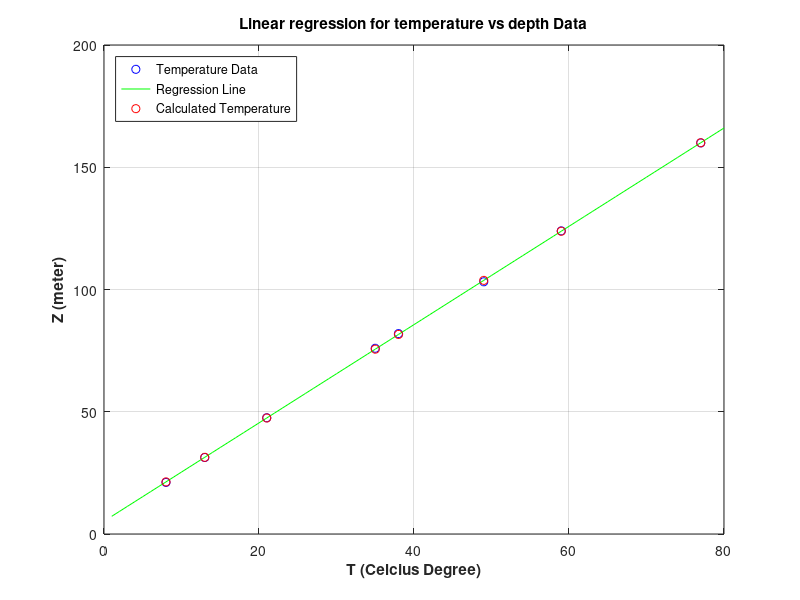

This figure's MATLAB source:
%Linear regression for temperature vs depth Data
%Mohammad Rheza Zamani
clear all;
clc;
d = importdata('data1.txt');
T = d(:,1); %Temperature Data
Z = d(:,2); % Depth Data
k = zeros(length(Z), 1);
for i = 1 : length(Z) 
    k(:, 1 ) = zeros(length(Z), 1) + 1;
end

%Kernel Matrix
z = [Z k]; 

% Inversion
m=inv(z'*z)*z'*T;

%RSME
Tcal=z*m; % Y hitung
t=T-Tcal ;
rmse=sqrt(mean(t.^2));

plot(z(:,1),T,'bo') 


hold on 
%Plotting
for i=1:80
    zreg(i)=i;
    Treg(i)=zreg(i)*m(1)+m(2);
end
plot(zreg,Treg,'g');
plot(z(:,1),Tcal,'ro') 
xlabel('T (Celcius Degree)','Fontweight','bold')
ylabel('Z (meter)','Fontweight','bold')
legend('Temperature Data','Regression Line','Calculated Temperature','Location','Northwest')
title('Linear regression for temperature vs depth Data')
grid on
hold off